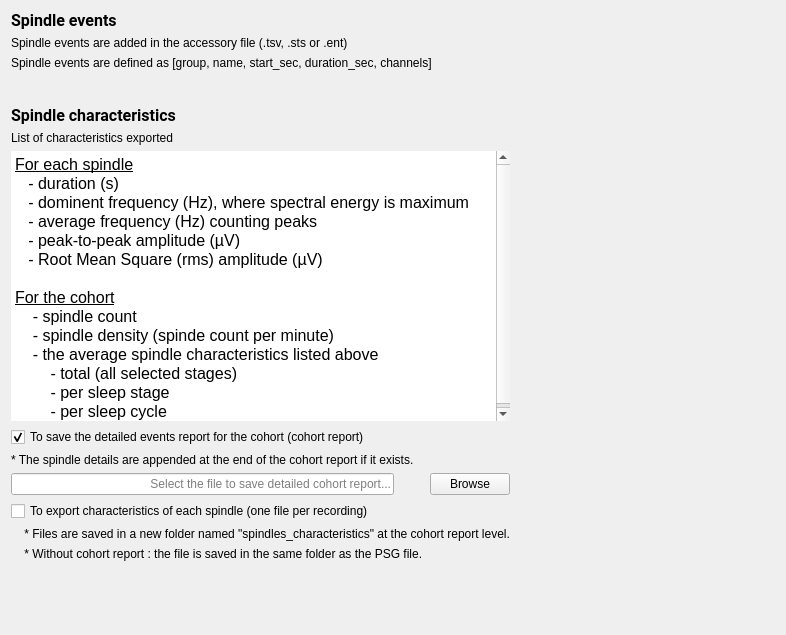
<?xml version="1.0" encoding="UTF-8"?>
<ui version="4.0">
 <class>OutputFilesStep</class>
 <widget class="QWidget" name="OutputFilesStep">
  <property name="geometry">
   <rect>
    <x>0</x>
    <y>0</y>
    <width>786</width>
    <height>635</height>
   </rect>
  </property>
  <property name="windowTitle">
   <string/>
  </property>
  <property name="styleSheet">
   <string notr="true">font: 12pt &quot;Roboto&quot;;</string>
  </property>
  <layout class="QHBoxLayout" name="horizontalLayout_3">
   <item>
    <layout class="QVBoxLayout" name="verticalLayout_2">
     <item>
      <layout class="QVBoxLayout" name="verticalLayout">
       <item>
        <widget class="QLabel" name="label_2">
         <property name="font">
          <font>
           <family>Roboto</family>
           <pointsize>12</pointsize>
           <italic>false</italic>
           <bold>false</bold>
          </font>
         </property>
         <property name="text">
          <string>&lt;html&gt;&lt;head/&gt;&lt;body&gt;&lt;p&gt;&lt;span style=&quot; font-weight:600;&quot;&gt;Spindle events&lt;/span&gt;&lt;/p&gt;&lt;/body&gt;&lt;/html&gt;</string>
         </property>
        </widget>
       </item>
       <item>
        <widget class="QLabel" name="label">
         <property name="text">
          <string>Spindle events are added in the accessory file (.tsv, .sts or .ent)</string>
         </property>
        </widget>
       </item>
       <item>
        <widget class="QLabel" name="label_3">
         <property name="text">
          <string>Spindle events are defined as [group, name, start_sec, duration_sec, channels]</string>
         </property>
        </widget>
       </item>
      </layout>
     </item>
     <item>
      <spacer name="verticalSpacer_2">
       <property name="orientation">
        <enum>Qt::Orientation::Vertical</enum>
       </property>
       <property name="sizeType">
        <enum>QSizePolicy::Policy::Fixed</enum>
       </property>
       <property name="sizeHint" stdset="0">
        <size>
         <width>20</width>
         <height>30</height>
        </size>
       </property>
      </spacer>
     </item>
     <item>
      <widget class="QLabel" name="label_4">
       <property name="font">
        <font>
         <family>Roboto</family>
         <pointsize>12</pointsize>
         <italic>false</italic>
         <bold>false</bold>
        </font>
       </property>
       <property name="text">
        <string>&lt;html&gt;&lt;head/&gt;&lt;body&gt;&lt;p&gt;&lt;span style=&quot; font-weight:600;&quot;&gt;Spindle characteristics&lt;/span&gt;&lt;/p&gt;&lt;/body&gt;&lt;/html&gt;</string>
       </property>
      </widget>
     </item>
     <item>
      <widget class="QLabel" name="label_5">
       <property name="text">
        <string>List of characteristics exported</string>
       </property>
      </widget>
     </item>
     <item>
      <widget class="QTextEdit" name="textEdit">
       <property name="minimumSize">
        <size>
         <width>0</width>
         <height>270</height>
        </size>
       </property>
       <property name="frameShape">
        <enum>QFrame::Shape::NoFrame</enum>
       </property>
       <property name="readOnly">
        <bool>true</bool>
       </property>
       <property name="html">
        <string>&lt;!DOCTYPE HTML PUBLIC &quot;-//W3C//DTD HTML 4.0//EN&quot; &quot;http://www.w3.org/TR/REC-html40/strict.dtd&quot;&gt;
&lt;html&gt;&lt;head&gt;&lt;meta name=&quot;qrichtext&quot; content=&quot;1&quot; /&gt;&lt;meta charset=&quot;utf-8&quot; /&gt;&lt;style type=&quot;text/css&quot;&gt;
p, li { white-space: pre-wrap; }
hr { height: 1px; border-width: 0; }
li.unchecked::marker { content: &quot;\2610&quot;; }
li.checked::marker { content: &quot;\2612&quot;; }
&lt;/style&gt;&lt;/head&gt;&lt;body style=&quot; font-family:'Roboto'; font-size:12pt; font-weight:400; font-style:normal;&quot;&gt;
&lt;p style=&quot; margin-top:0px; margin-bottom:0px; margin-left:0px; margin-right:0px; -qt-block-indent:0; text-indent:0px;&quot;&gt;&lt;span style=&quot; text-decoration: underline;&quot;&gt;For each spindle&lt;/span&gt;&lt;/p&gt;
&lt;p style=&quot; margin-top:0px; margin-bottom:0px; margin-left:0px; margin-right:0px; -qt-block-indent:0; text-indent:0px;&quot;&gt;   - duration (s)&lt;/p&gt;
&lt;p style=&quot; margin-top:0px; margin-bottom:0px; margin-left:0px; margin-right:0px; -qt-block-indent:0; text-indent:0px;&quot;&gt;   - dominent frequency (Hz), &lt;span style=&quot; color:#000000;&quot;&gt;where spectral energy is maximum&lt;/span&gt;&lt;/p&gt;
&lt;p style=&quot; margin-top:0px; margin-bottom:0px; margin-left:0px; margin-right:0px; -qt-block-indent:0; text-indent:0px;&quot;&gt;&lt;span style=&quot; color:#000000;&quot;&gt;   - average frequency (Hz) counting peaks&lt;/span&gt;&lt;/p&gt;
&lt;p style=&quot; margin-top:0px; margin-bottom:0px; margin-left:0px; margin-right:0px; -qt-block-indent:0; text-indent:0px;&quot;&gt;&lt;span style=&quot; color:#000000;&quot;&gt;   - peak-to-peak amplitude (µV)&lt;/span&gt;&lt;/p&gt;
&lt;p style=&quot; margin-top:0px; margin-bottom:0px; margin-left:0px; margin-right:0px; -qt-block-indent:0; text-indent:0px;&quot;&gt;&lt;span style=&quot; color:#000000;&quot;&gt;   - Root Mean Square (rms) amplitude (µV)&lt;/span&gt;&lt;/p&gt;
&lt;p style=&quot;-qt-paragraph-type:empty; margin-top:0px; margin-bottom:0px; margin-left:0px; margin-right:0px; -qt-block-indent:0; text-indent:0px; color:#000000;&quot;&gt;&lt;br /&gt;&lt;/p&gt;
&lt;p style=&quot; margin-top:0px; margin-bottom:0px; margin-left:0px; margin-right:0px; -qt-block-indent:0; text-indent:0px;&quot;&gt;&lt;span style=&quot; text-decoration: underline;&quot;&gt;For the cohort&lt;/span&gt;&lt;/p&gt;
&lt;p style=&quot; margin-top:0px; margin-bottom:0px; margin-left:0px; margin-right:0px; -qt-block-indent:0; text-indent:0px;&quot;&gt;    - spindle count&lt;/p&gt;
&lt;p style=&quot; margin-top:0px; margin-bottom:0px; margin-left:0px; margin-right:0px; -qt-block-indent:0; text-indent:0px;&quot;&gt;    - spindle density (spinde count per minute)&lt;/p&gt;
&lt;p style=&quot; margin-top:0px; margin-bottom:0px; margin-left:0px; margin-right:0px; -qt-block-indent:0; text-indent:0px;&quot;&gt;    - the average spindle characteristics listed above&lt;/p&gt;
&lt;p style=&quot; margin-top:0px; margin-bottom:0px; margin-left:0px; margin-right:0px; -qt-block-indent:0; text-indent:0px;&quot;&gt;        - total (all selected stages)&lt;/p&gt;
&lt;p style=&quot; margin-top:0px; margin-bottom:0px; margin-left:0px; margin-right:0px; -qt-block-indent:0; text-indent:0px;&quot;&gt;        - per sleep stage&lt;/p&gt;
&lt;p style=&quot; margin-top:0px; margin-bottom:0px; margin-left:0px; margin-right:0px; -qt-block-indent:0; text-indent:0px;&quot;&gt;        - per sleep cycle&lt;/p&gt;&lt;/body&gt;&lt;/html&gt;</string>
       </property>
      </widget>
     </item>
     <item>
      <widget class="QCheckBox" name="checkBox_cohort_file">
       <property name="text">
        <string>To save the detailed events report for the cohort (cohort report)</string>
       </property>
       <property name="checked">
        <bool>true</bool>
       </property>
      </widget>
     </item>
     <item>
      <widget class="QLabel" name="label_8">
       <property name="text">
        <string>* The spindle details are appended at the end of the cohort report if it exists.</string>
       </property>
      </widget>
     </item>
     <item>
      <layout class="QHBoxLayout" name="horizontalLayout">
       <item>
        <widget class="QLineEdit" name="cohort_lineedit">
         <property name="minimumSize">
          <size>
           <width>350</width>
           <height>0</height>
          </size>
         </property>
         <property name="alignment">
          <set>Qt::AlignmentFlag::AlignRight|Qt::AlignmentFlag::AlignTrailing|Qt::AlignmentFlag::AlignVCenter</set>
         </property>
         <property name="placeholderText">
          <string>Select the file to save detailed cohort report...</string>
         </property>
        </widget>
       </item>
       <item>
        <spacer name="horizontalSpacer">
         <property name="orientation">
          <enum>Qt::Orientation::Horizontal</enum>
         </property>
         <property name="sizeType">
          <enum>QSizePolicy::Policy::Fixed</enum>
         </property>
         <property name="sizeHint" stdset="0">
          <size>
           <width>30</width>
           <height>20</height>
          </size>
         </property>
        </spacer>
       </item>
       <item>
        <widget class="QPushButton" name="pushButton_cohort">
         <property name="text">
          <string>Browse</string>
         </property>
        </widget>
       </item>
      </layout>
     </item>
     <item>
      <widget class="QCheckBox" name="checkBox_spindle_file">
       <property name="text">
        <string>To export characteristics of each spindle (one file per recording)</string>
       </property>
      </widget>
     </item>
     <item>
      <widget class="QLabel" name="label_7">
       <property name="text">
        <string>    * Files are saved in a new folder named &quot;spindles_characteristics&quot; at the cohort report level.</string>
       </property>
      </widget>
     </item>
     <item>
      <widget class="QLabel" name="label_6">
       <property name="text">
        <string>    * Without cohort report : the file is saved in the same folder as the PSG file.</string>
       </property>
      </widget>
     </item>
     <item>
      <layout class="QHBoxLayout" name="horizontalLayout_2"/>
     </item>
     <item>
      <spacer name="verticalSpacer">
       <property name="orientation">
        <enum>Qt::Orientation::Vertical</enum>
       </property>
       <property name="sizeHint" stdset="0">
        <size>
         <width>20</width>
         <height>40</height>
        </size>
       </property>
      </spacer>
     </item>
    </layout>
   </item>
   <item>
    <spacer name="horizontalSpacer_2">
     <property name="orientation">
      <enum>Qt::Orientation::Horizontal</enum>
     </property>
     <property name="sizeHint" stdset="0">
      <size>
       <width>175</width>
       <height>20</height>
      </size>
     </property>
    </spacer>
   </item>
  </layout>
 </widget>
 <resources>
  <include location="../../../../../scinodes_poc/src/main/python/ui/themes/themes.qrc"/>
  <include location="../../../../../snooz-toolbox/src/main/python/ui/themes/themes.qrc"/>
 </resources>
 <connections>
  <connection>
   <sender>pushButton_cohort</sender>
   <signal>clicked()</signal>
   <receiver>OutputFilesStep</receiver>
   <slot>browse_cohort_slot()</slot>
   <hints>
    <hint type="sourcelabel">
     <x>440</x>
     <y>164</y>
    </hint>
    <hint type="destinationlabel">
     <x>336</x>
     <y>293</y>
    </hint>
   </hints>
  </connection>
  <connection>
   <sender>checkBox_cohort_file</sender>
   <signal>clicked()</signal>
   <receiver>OutputFilesStep</receiver>
   <slot>enable_cohort_slot()</slot>
   <hints>
    <hint type="sourcelabel">
     <x>244</x>
     <y>136</y>
    </hint>
    <hint type="destinationlabel">
     <x>256</x>
     <y>206</y>
    </hint>
   </hints>
  </connection>
  <connection>
   <sender>checkBox_spindle_file</sender>
   <signal>clicked()</signal>
   <receiver>OutputFilesStep</receiver>
   <slot>enable_spindle_slot()</slot>
   <hints>
    <hint type="sourcelabel">
     <x>275</x>
     <y>512</y>
    </hint>
    <hint type="destinationlabel">
     <x>286</x>
     <y>292</y>
    </hint>
   </hints>
  </connection>
 </connections>
 <slots>
  <slot>browse_cohort_slot()</slot>
  <slot>enable_cohort_slot()</slot>
  <slot>browse_spindle_slot()</slot>
  <slot>enable_spindle_slot()</slot>
 </slots>
</ui>
